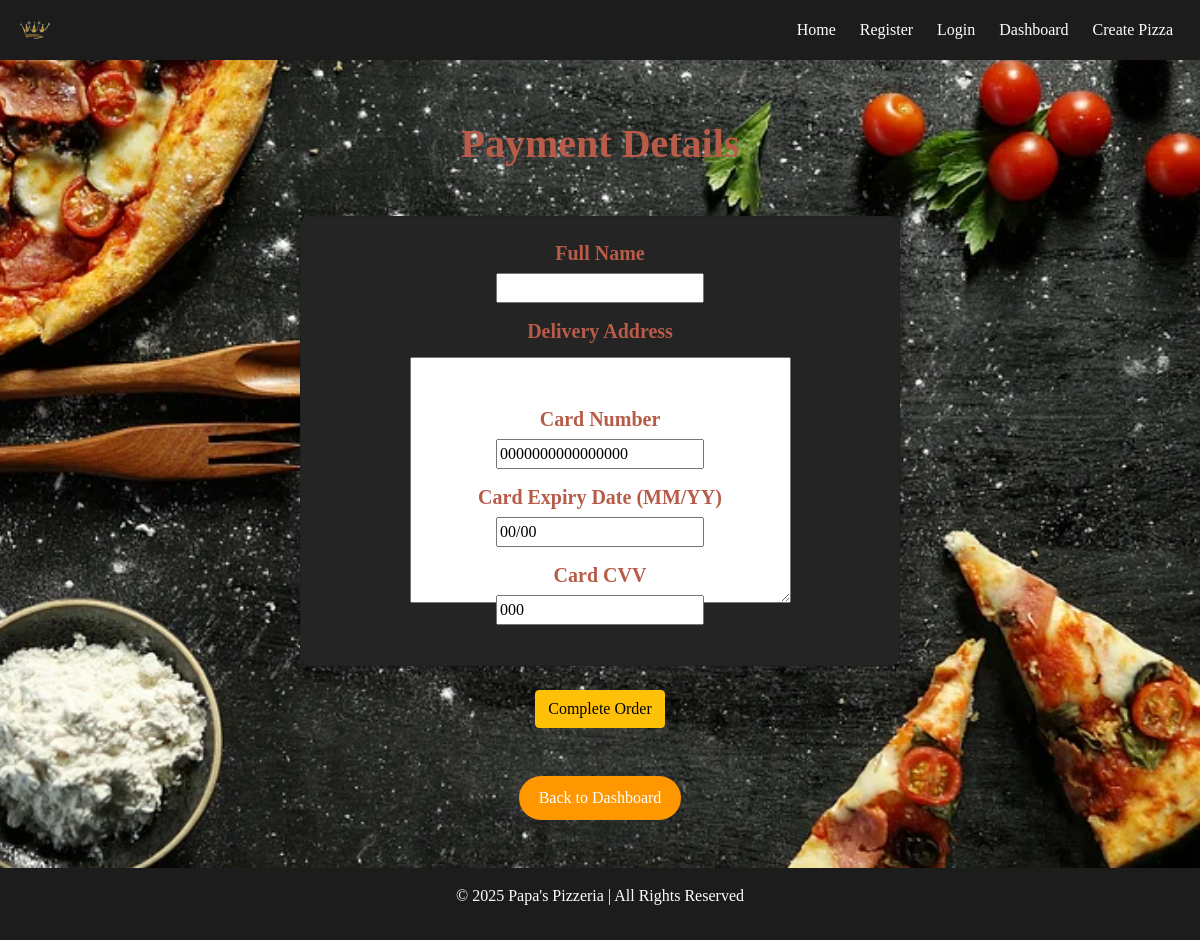
Screenshot of /payment/15/ (signed in) with the database file from the repository.
### PizzaApp/models.py (models this page shows, shortened)
class Order(models.Model):
    user = models.ForeignKey(User, on_delete=models.CASCADE, null=True, blank=True)
    pizza_size = models.ForeignKey(PizzaSize, on_delete=models.CASCADE, default=1)  # Default size ID
    pizza_crust = models.ForeignKey(PizzaCrust, on_delete=models.CASCADE, default=1)  # Default crust ID
    pizza_sauce = models.ForeignKey(PizzaSauce, on_delete=models.CASCADE, default=1)  # Default sauce ID
    pizza_cheese = models.ForeignKey(PizzaCheese, on_delete=models.CASCADE, default=1)  # Default cheese ID
    toppings = models.ManyToManyField(PizzaTopping, blank=True)
    full_name = models.CharField(max_length=100)
    delivery_address = models.TextField()
    card_number = models.CharField(max_length=16, default="0000000000000000")  # Fake card for DB
    card_expiry_date = models.CharField(max_length=5, default="00/00")  # Placeholder
    card_cvv = models.CharField(max_length=3, default="000")  # Placeholder

### PizzaApp/views.py (the view)
# urls.py: path('payment/<int:order_id>/', views.payment_view, name='payment'),
@login_required
def payment_view(request, order_id):
    order = get_object_or_404(Order, id=order_id, user=request.user)
    if request.method == 'POST':
        form = DeliveryDetailsForm(request.POST, instance=order)
        if form.is_valid():
            order.full_name = form.cleaned_data['full_name']
            order.delivery_address = form.cleaned_data['delivery_address']
            order.save()
            messages.success(request, "Payment details saved successfully!")
            return redirect('order_confirmation', order_id=order.id)
        else:
            messages.error(request, "Invalid form submission. Please check your details.")
    else:
        form = DeliveryDetailsForm(instance=order)
    return render(request, 'payment.html', {'form': form, 'order': order})

### PizzaApp/forms.py (shortened to what this page needs)
class DeliveryDetailsForm(forms.ModelForm):
    class Meta:
        model = Order
        fields = ['full_name', 'delivery_address', 'card_number', 'card_expiry_date', 'card_cvv']

### PizzaApp/templates/payment.html (shortened to what this page needs)
{% extends 'base.html' %}
{% load static %}
{% block content %}
<h1 class="text-center">Payment Details</h1>
<div class="container my-5">
    <form method="POST" enctype="multipart/form-data" class="form-container">
        <div class="card p-4 shadow-sm text-center" style="background-color: rgb(36, 36, 36); border-radius: 10px; max-width: 600px; margin: 0 auto;">
            <div class="mb-3">
                <h5 class="text-center">Full Name</h5>
                {{ form.full_name }}
            </div>
            <div class="mb-3">
                <h5 class="text-center">Delivery Address</h5>
                <div class="form-control" style="max-width: 100%; background-color: rgb(36, 36, 36); color: white; border: none;">
                    {{ form.delivery_address }}
                </div>
            </div>
            <div class="mb-3">
                <h5 class="text-center">Card Number</h5>
                {{ form.card_number }}
            </div>
            <div class="mb-3">
                <h5 class="text-center">Card Expiry Date (MM/YY)</h5>
                {{ form.card_expiry_date }}
            </div>
            <div class="mb-3">
                <h5 class="text-center">Card CVV</h5>
                {{ form.card_cvv }}
            </div>
        </div>
        <div class="text-center mt-4">
            <button type="submit" class="btn btn-warning">Complete Order</button>
        </div>
    </form>
</div>
<p class="text-center"><a href="{% url 'dashboard' %}" class="btn btn-secondary">Back to Dashboard</a></p>
{% endblock %}

### PizzaApp/static/css/styles.css (style rules this page uses)
:root { --primary-color: #B85C49; --secondary-color: #D4AF37; --background-color: #F5F5F5; --text-color: rgb(240, 236, 236); --footer-color: #1c1c1c; --navbar-color: #1c1c1c; }
body { font-family: 'Lora', serif; margin: 0; padding: 0; background-color: var(--background-color); background-image: url('/static/images/background.webp'); background-size: cover; background-position: center; background-attachment: fixed; background-repeat: no-repeat; color: var(--text-color); }
h1, h2, h3, h4, h5 { color: var(--primary-color); font-weight: bold; }
.btn-primary, .btn-secondary { border: none; border-radius: 30px; padding: 10px 20px; font-size: 16px; transition: background-color 0.3s ease; }
.btn-secondary { background-color: #FF9800; color: white; }
.form-control { max-width: 50%; height: 40px; background-color: rgb(36, 36, 36); color: white; border: none; }

### rows the page displays
Order: card_number "0000000000000000", card_expiry_date "00/00", card_cvv "000"
